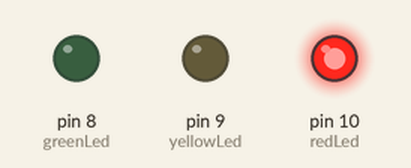
This sketch was run on a simulated Arduino Uno, built with avr-gcc and run on an emulated ATmega328P. Shown: output pins drawn as LEDs (lit = HIGH).

Above: at 5.0 s.
At 16.0 s:
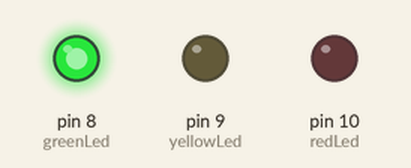
At 21.0 s:
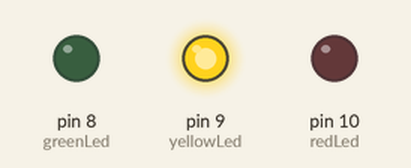
Timing chart, 0 to 28.6 s (numbered marks = the images above):
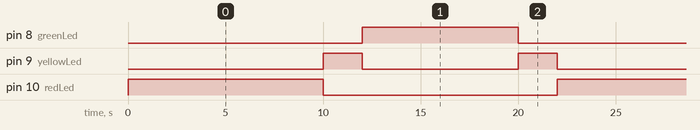

Measured:
- by itself, pin 8 (greenLed): alternates HIGH for 8.0 s and LOW for 14.0 s
- by itself, pin 9 (yellowLed): repeats every 22.0 s: LOW 8.0 s, HIGH 2.0 s, LOW 10.0 s, HIGH 2.0 s
- by itself, pin 10 (redLed): alternates HIGH for 10.0 s and LOW for 12.0 s

The sketch:

md_arman_1.ino
```cpp
int redLed = 10;
int yellowLed = 9;
int greenLed = 8;


long t_red = 10000;
long t_yellow = 2000;
long t_green = 8000;

int currentState = 0;
long previousMillis = 0;

void setup() {

  pinMode(redLed, OUTPUT);
  pinMode(yellowLed, OUTPUT);
  pinMode(greenLed, OUTPUT);


  digitalWrite(redLed, HIGH);
  digitalWrite(yellowLed, LOW);
  digitalWrite(greenLed, LOW);
}

void loop() {

  unsigned long currentMillis = millis();

  switch (currentState) {
    case 0:
      if (currentMillis - previousMillis >= t_red) {
        currentState = 1;
        previousMillis = currentMillis;
      }
      digitalWrite(redLed, HIGH);
      digitalWrite(yellowLed, LOW);
      digitalWrite(greenLed, LOW);
      break;

    case 1:
      if (currentMillis - previousMillis >= t_yellow) {
        currentState = 2;
        previousMillis = currentMillis;
      }
      digitalWrite(redLed, LOW);
      digitalWrite(yellowLed, HIGH);
      digitalWrite(greenLed, LOW);
      break;

    case 2:
      if (currentMillis - previousMillis >= t_green) {
        currentState = 3;
        previousMillis = currentMillis;
      }
      digitalWrite(redLed, LOW);
      digitalWrite(yellowLed, LOW);
      digitalWrite(greenLed, HIGH);
      break;

    case 3:
      if (currentMillis - previousMillis >= t_yellow) {
        currentState = 0;
        previousMillis = currentMillis;
      }
      digitalWrite(redLed, LOW);
      digitalWrite(yellowLed, HIGH);
      digitalWrite(greenLed, LOW);
      break;
  }
}
```
